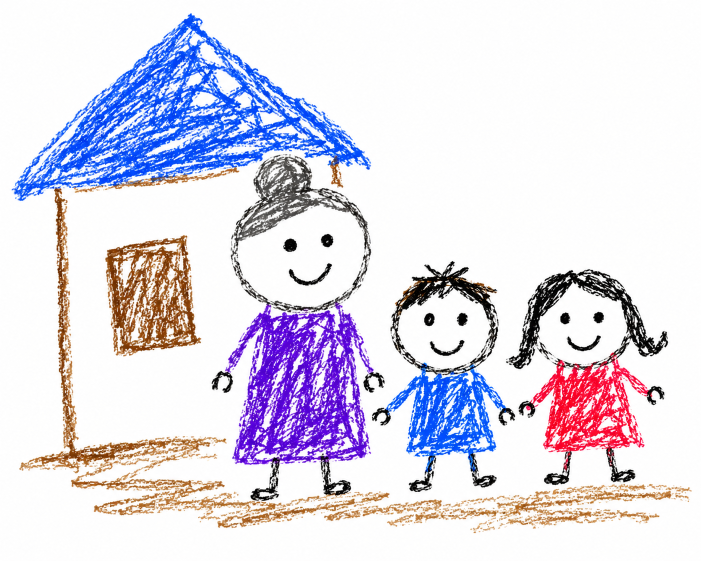
#> input picture experiment_a/input/1.png, 1402 x 1122 px (shown at 1/2 size)
$ python -i images.py   (imports and definitions only)
#> lines starting #> are read from the running program, lines starting #| are printed output that depends on the picture
"""[공통 토대] 이미지 로드/정규화 유틸."""

from __future__ import annotations

from typing import Any


def load_and_normalize_image(image_path: str) -> Any:
    """이미지를 로드해 흰 배경 정규화 + 대비 보정한다(손그림 선을 또렷하게)."""
#> called with image_path = '../../experiment_a/input/1.png'
    from PIL import Image, ImageEnhance, ImageOps, UnidentifiedImageError

    try:
        image = Image.open(image_path)
#> image is the input picture: PIL image 1402x1122 RGB; mean R, G, B 223.1, 218.9, 232.3
    except (FileNotFoundError, UnidentifiedImageError, OSError) as exc:
        raise ValueError(f"Failed to load image: {image_path}") from exc

    # 투명 배경 그림은 흰 배경 위에 합성해 RGB 입력으로 안정화한다.
    if image.mode in {"RGBA", "LA"}:
        background = Image.new("RGBA", image.size, (255, 255, 255, 255))
        background.alpha_composite(image.convert("RGBA"))
        image = background.convert("RGB")
    else:
        image = image.convert("RGB")

    image = ImageOps.autocontrast(image)
    image = ImageEnhance.Contrast(image).enhance(1.15)
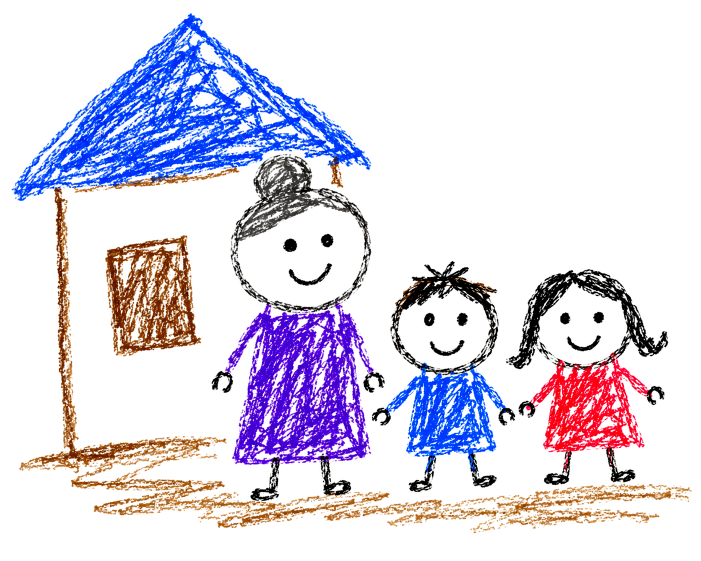
#> image: PIL image 1402x1122 RGB (shown at 1/2 size); mean R, G, B 221.7, 216.8, 231.7
    return image


def resize_square(image: Any, size: int) -> Any:
    """중앙 crop 기반 정사각형 캔버스로 리사이즈한다."""
    from PIL import Image, ImageOps

    return ImageOps.fit(image, (size, size), method=Image.Resampling.BICUBIC)

>>> result = load_and_normalize_image('../../experiment_a/input/1.png')
